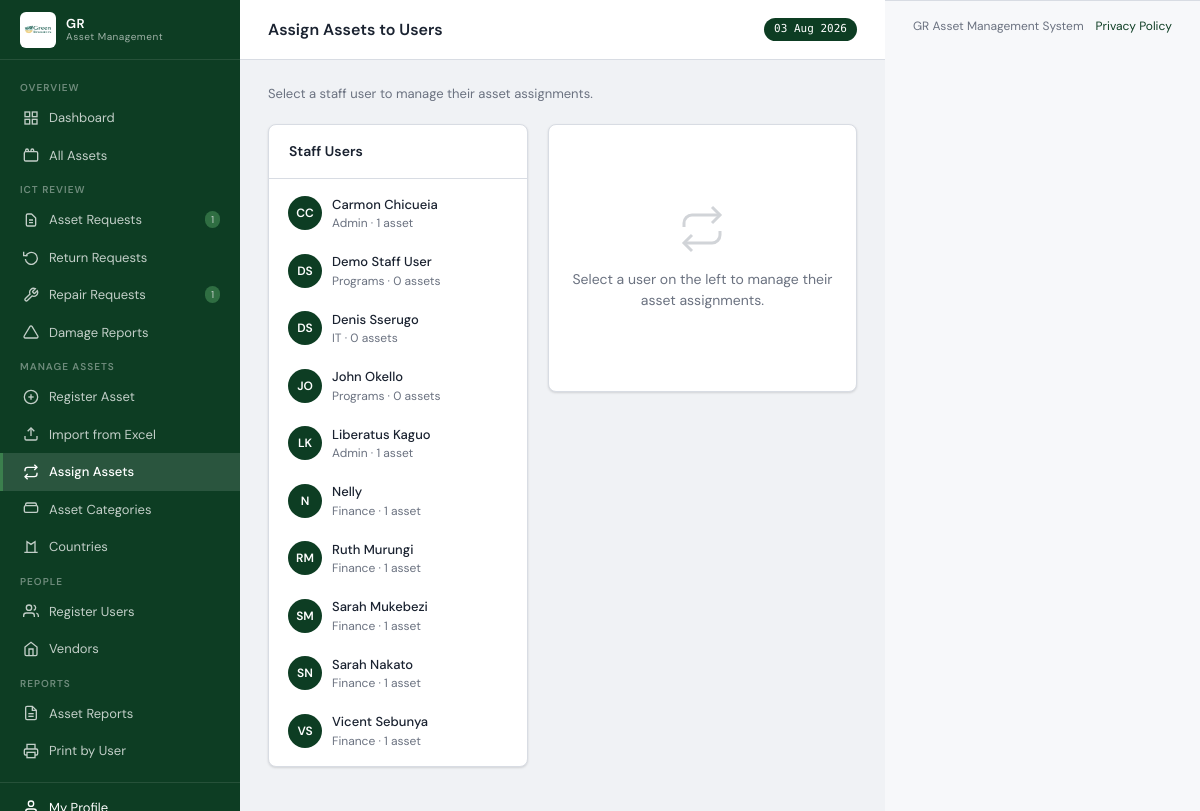
The app's page /assets/assign (signed in) with its own data.
### models.py (models this page shows, shortened)
class User(UserMixin, db.Model):
    __tablename__ = 'users'
    id            = db.Column(db.Integer, primary_key=True)
    username      = db.Column(db.String(80),  unique=True, nullable=False)
    password_hash = db.Column(db.String(256), nullable=False)
    name          = db.Column(db.String(150), nullable=False)
    email         = db.Column(db.String(150))
    department    = db.Column(db.String(100))
    project_id    = db.Column(db.Integer, db.ForeignKey('projects.id'))
    role          = db.Column(db.String(20),  nullable=False, default='user')
    status        = db.Column(db.String(20),  nullable=False, default='active')
    force_password_change = db.Column(db.Boolean, nullable=False, default=False)
    created_at    = db.Column(db.DateTime,    default=datetime.utcnow)
    assigned_assets = db.relationship('Asset', foreign_keys='Asset.assigned_to_id',
                                      backref='assigned_user', lazy='dynamic')
    project         = db.relationship('Project', backref='users')
    return_records  = db.relationship('ReturnRecord', backref='user',
                                      foreign_keys='ReturnRecord.user_id', lazy='dynamic')
    @property
    def initials(self):
        p = self.name.split()
        return ''.join(x[0] for x in p[:2]).upper()
    session_token = db.Column(db.String(128), nullable=True)
    last_login_at = db.Column(db.DateTime)
    last_login_ip = db.Column(db.String(100))
    @property
    def role_label(self):
        from models import Role
        role = Role.query.filter_by(name=self.role).first()
        if role:
            return role.label
        return {'admin':'Administrator','finance':'Finance Officer','user':'Staff User'}.get(self.role, self.role)

### routes/assets.py (the view)
@assets_bp.route('/assign')
@login_required
@admin_required
def assign():
    users = User.query.filter(
        User.status == 'active',
        User.role != 'admin'
    ).order_by(User.name).all()
    return render_template('assets/assign.html', users=users, selected_user=None)

### models.py (called while the page is built)
@login_manager.user_loader
def load_user(uid):
    return User.query.get(int(uid))

### routes/assets.py (called while the page is built)
def admin_required(f):
    @wraps(f)
    def decorated(*args, **kwargs):
        if not current_user.is_authenticated or current_user.role != 'admin':
            abort(403)
        return f(*args, **kwargs)
    return decorated

### routes/auth.py (called while the page is built, shortened)
@auth_bp.before_app_request
def _protect_session_token():
    if current_user.is_authenticated:
        token = session.get('session_token')
        if token:
            if current_user.session_token and token != current_user.session_token:
                logout_user()
                session.pop('session_token', None)

### templates/assets/assign.html (shortened to what this page needs)
{% extends 'base.html' %}
{% block page_title %}Assign Assets to Users{% endblock %}
{% block content %}
<div class="page-title">
  <div class="page-title-text"><p>Select a staff user to manage their asset assignments.</p></div>
</div>
<div style="display:grid;grid-template-columns:260px 1fr;gap:20px;align-items:start">
  <div class="card" style="position:sticky;top:80px">
    <div class="card-header"><h2>Staff Users</h2></div>
    <div style="padding:6px 0">
      {% for u in users %}
      {% set cnt = u.assigned_assets.filter_by(status='active').count() %}
      <a href="{{ url_for('assets.assign_user', user_id=u.id) }}"
         style="display:flex;align-items:center;gap:10px;padding:10px 16px;border-left:3px solid {% if selected_user and selected_user.id == u.id %}var(--accent){% else %}transparent{% endif %};background:{% if selected_user and selected_user.id == u.id %}rgba(26,58,92,.06){% else %}transparent{% endif %};transition:all .15s">
        <div class="avatar" style="width:34px;height:34px;font-size:12px">{{ u.initials }}</div>
        <div style="flex:1;min-width:0">
          <div style="font-size:13px;font-weight:500;white-space:nowrap;overflow:hidden;text-overflow:ellipsis">{{ u.name }}</div>
          <div class="text-muted text-sm">{{ u.department or '—' }} · {{ cnt }} asset{{ 's' if cnt != 1 else '' }}</div>
        </div>
      </a>
      {% else %}
      <p style="padding:16px;color:var(--text-muted);font-size:13px">No staff users found.</p>
      {% endfor %}
    </div>
  </div>
  <div>
    {% if selected_user %}
    <div class="card" style="margin-bottom:20px">
      <div class="card-header">
        <div class="avatar" style="width:32px;height:32px;font-size:12px">{{ selected_user.initials }}</div>
        <h2>{{ selected_user.name }} <span style="font-weight:400;color:var(--text-muted);font-size:13px">— {{ selected_user.department or '—' }}</span></h2>
        <span class="text-muted text-sm">{{ my_assets|length }} assigned</span>
        <a href="{{ url_for('assets.print_user_form', user_id=selected_user.id) }}" class="btn btn-sm btn-outline no-print">🖨 Print All Forms</a>
      </div>
      <div class="card-body">
        {% if my_assets %}
        <table>
          <thead><tr><th>Asset Tag</th><th>Name</th><th>Condition</th><th>Assigned On</th><th>Actions</th></tr></thead>
          <tbody>
            {% for a in my_assets %}
            <tr>
              <td><span class="asset-tag">{{ a.tag }}</span></td>
              <td><strong>{{ a.name }}</strong><br><span class="text-muted text-sm">{{ a.category.name if a.category else '—' }}</span></td>
              <td><span class="badge badge-{{ a.condition }}">{{ a.condition|title }}</span></td>
              <td class="text-muted text-sm">{{ a.assigned_on|dateformat }}</td>
              <td>
                <div class="flex gap-2">
                  <a href="{{ url_for('assets.print_user_form', user_id=selected_user.id) }}" class="btn btn-sm btn-outline">🖨</a>
                  <form method="POST" action="{{ url_for('assets.unassign', asset_id=a.id) }}" onsubmit="return confirm('Unassign this asset?')">
                    <button type="submit" class="btn btn-sm btn-danger">Unassign</button>
                  </form>
                </div>
              </td>
            </tr>
            {% endfor %}
          </tbody>
        </table>
        {% else %}
        <div style="text-align:center;padding:40px;color:var(--text-muted)"><p>No assets assigned to this user.</p></div>
        {% endif %}
      </div>
    </div>
    <div class="card">
      <div class="card-header"><h2>Assign an Asset to {{ selected_user.name.split()[0] }}</h2><span class="text-muted text-sm">{{ available|length }} available</span></div>
      <div class="card-body">
        {% if available %}
        <table>
          <thead><tr><th>Asset Tag</th><th>Name</th><th>Country</th><th>Condition</th><th>Price</th><th>Action</th></tr></thead>
          <tbody>
            {% for a in available %}
            <tr>
              <td><span class="asset-tag">{{ a.tag }}</span></td>
              <td><strong>{{ a.name }}</strong><br><span class="text-muted text-sm">{{ a.category.name if a.category else '—' }}</span></td>
              <td>{{ a.project.name if a.project else '—' }}</td>
              <td><span class="badge badge-{{ a.condition }}">{{ a.condition|title }}</span></td>
              <td class="font-mono text-sm">{{ a.price|currency }}</td>
              <td>
                <form method="POST" action="{{ url_for('assets.do_assign', user_id=selected_user.id) }}">
                  <input type="hidden" name="asset_id" value="{{ a.id }}">
                  <button type="submit" class="btn btn-sm btn-primary">Assign →</button>
                </form>
              </td>
            </tr>
            {% endfor %}
          </tbody>
        </table>
        {% else %}
        <div style="text-align:center;padding:40px;color:var(--text-muted)">
          <p>All assets are currently assigned. <a href="{{ url_for('assets.new') }}" style="color:var(--primary)">Register a new asset</a> to assign it.</p>
        </div>
        {% endif %}
      </div>
    </div>
    {% else %}
    <div class="card"><div class="card-body" style="text-align:center;padding:80px 20px;color:var(--text-muted)">
      <svg viewBox="0 0 24 24" fill="none" stroke="currentColor" stroke-width="1.5" width="48" height="48" style="margin:0 auto 16px;opacity:.3;display:block"><polyline points="17 1 21 5 17 9"/><path d="M3 11V9a4 4 0 0 1 4-4h14"/><polyline points="7 23 3 19 7 15"/><path d="M21 13v2a4 4 0 0 1-4 4H3"/></svg>
      <p>Select a user on the left to manage their asset assignments.</p>
    </div></div>
    {% endif %}
  </div>
</div>
{% endblock %}

### templates/base.html (style rules this page uses)
:root { --primary:#0d3d23;--primary-light:#196b36;--accent:#3b7f4d;--accent-light:#7ecc8c;--success:#1a7a4a;--danger:#b83232;--warning:#c87a00;--bg:#f0f2f5;--surface:#fff;--surface2:#f7f8fa;--border:#d8dce3;--text:#1a2230;--text-muted:#6b7280;--sidebar-w:240px;--header-h:60px;--radius:8px;--shadow:0 1px 3px rgba(0,0,0,.08),0 1px 2px rgba(0,0,0,.06);--shadow-md:0 4px 16px rgba(0,0,0,.12) }
* { box-sizing:border-box;margin:0;padding:0 }
body { font-family:'DM Sans',sans-serif;background:var(--bg);color:var(--text);font-size:14px;line-height:1.5;min-height:100vh }
a { color:inherit;text-decoration:none }
.card { background:var(--surface);border:1px solid var(--border);border-radius:var(--radius);box-shadow:var(--shadow);margin-bottom:20px }
.card-header { padding:16px 20px;border-bottom:1px solid var(--border);display:flex;align-items:center;gap:12px }
.card-header h2 { font-size:14px;font-weight:600;flex:1 }
.card-body { overflow-x:auto }
.page-title { margin-bottom:20px;display:flex;align-items:flex-start;gap:12px }
.page-title-text { flex:1 }
.page-title-text p { font-size:13px;color:var(--text-muted);margin:0 }
.avatar { width:36px;height:36px;border-radius:50%;background:var(--primary);display:flex;align-items:center;justify-content:center;font-size:13px;font-weight:600;color:#fff;flex-shrink:0 }
.text-muted { color:var(--text-muted) }
.text-sm { font-size:12px }

### records on screen
User: initials "CC", name "Carmon Chicueia", department "Admin", cnt "1"
User: initials "DS", name "Demo Staff User", department "Programs", force_password_change "0", value "s"
User: initials "DS", name "Denis Sserugo", department "IT", force_password_change "0", value "s"
User: initials "JO", name "John Okello", department "Programs", force_password_change "0", value "s"
User: initials "LK", name "Liberatus Kaguo", department "Admin", cnt "1"
User: initials "N", name "Nelly", department "Finance", cnt "1"
User: initials "RM", name "Ruth Murungi", department "Finance", cnt "1"
User: initials "SM", name "Sarah Mukebezi", department "Finance", project "1"
User: initials "SN", name "Sarah Nakato", department "Finance", cnt "1"
User: initials "VS", name "Vicent Sebunya", department "Finance", project "1"

### other values on screen
{{ pr }} "1"
{{ rpr }} "1"
{{ now.strftime('%d %b %Y') }} "03 Aug 2026"
